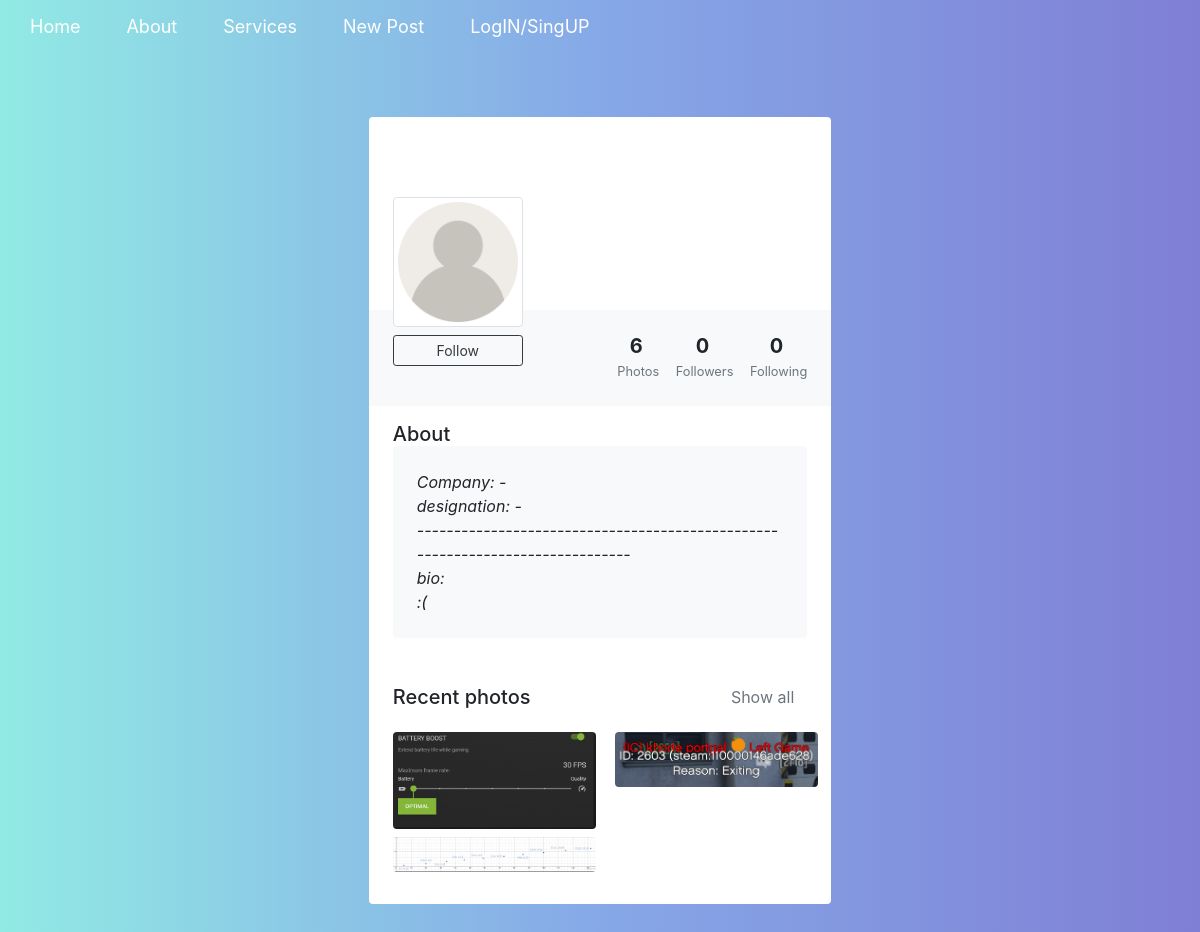
/profile/pedramazini, run on an earlier commit of the app's database.
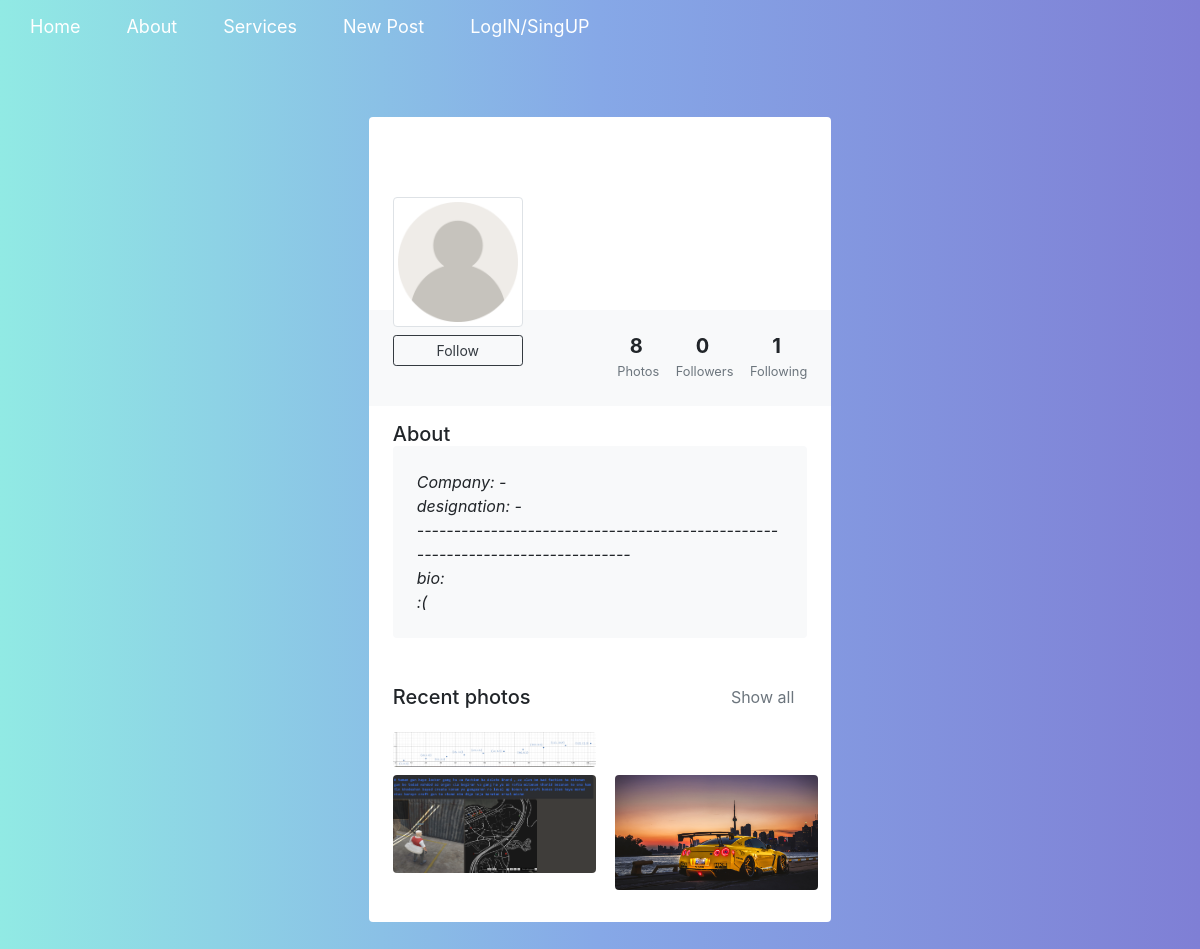
And on a later commit of the database.
### accounts/models.py (models this page shows, shortened)
class User_profile(models.Model):
    user = models.OneToOneField(User, on_delete=models.CASCADE)
    user_img = models.ImageField(upload_to='profile_img', blank=True, null=True, default="profile_img/user_default2.png")
    user_phone_num = models.IntegerField(blank=True, null=True)
    user_company = models.CharField(max_length=100, default="", blank=True, null=True)
    user_designation = models.CharField(max_length=100, default="", blank=True, null=True)
    user_location = models.CharField(max_length=100, default="", blank=True, null=True)
    bio = models.CharField(max_length=100, default="", blank=True, null=True)
    born = models.DateField(blank=True, null=True)
    following = models.ManyToManyField("self", blank=True, related_name="followers", symmetrical=False)

### post/models.py (models this page shows, shortened)
class Post(models.Model):
    post_img = models.ImageField(upload_to='post_img', default='post_img/post_default.png')
    tags =  models.TextField(blank=True, null=True)
    title = models.CharField(max_length=255, default='')
    body = models.TextField()
    user = models.ForeignKey(User, on_delete=models.CASCADE)
    date = models.DateTimeField(auto_now_add=True)
    like = models.ManyToManyField(User, blank=True, related_name="likes", symmetrical=False)

### accounts/views.py (the view)
# urls.py: path('profile/<str:username>', views.profile_detail, name='profile_detail'),
def profile_detail(request, username):
    user = get_object_or_404(User_profile, user__username = username)
    post = User.objects.get(username = username).post_set.filter().order_by('-id')[:4][::-1]
    return render(request, 'accounts/profile_far_view.html', {'profile' : user , 'post' : post})

### accounts/templates/accounts/profile_far_view.html (shortened to what the changed rows need)
{% extends 'base.html' %}
{% load static %}
{% block style %}
{% static 'Profile\css\profile_far_viee.css' %}
{% endblock style %}
{% block head %}
<link href="https://maxcdn.bootstrapcdn.com/bootstrap/4.0.0/css/bootstrap.min.css" rel="stylesheet">
{% endblock head %}
{% block body %}
<body classname="snippet-body">
    <div class="row py-5 px-4">
        <div class="col-md-5 mx-auto">
            <div class="bg-white shadow rounded overflow-hidden">
                <div class="px-4 pt-0 pb-4 cover">
                    <div class="media align-items-end profile-head">
                        <div class="profile mr-3"><img src="{{ profile.user.user_profile.user_img.url }}" alt="..."
                                width="130" class="rounded mb-2 img-thumbnail">
                            {% if request.user.username %}
                            {% if request.user.username == profile.user.username %}
                            <a href="#" class="btn btn-outline-dark btn-sm btn-block">Edit profile</a>
                        </div>
                        {% else %}
                        {% if request.user.user_profile in profile.following.all %}
                        <a href="{% url 'followToggle' author=profile.user.username %}"
                            class="btn btn-outline-dark btn-sm btn-block">Unfollow</a>
                    </div>
                    {% else %}
                    <a href="{% url 'followToggle' author=profile.user.username %}"
                        class="btn btn-outline-dark btn-sm btn-block">Follow</a>
                </div>
                {% endif %}
                {% endif %}
                {% else %}
                <a href="{% url 'enter_acc' %}" class="btn btn-outline-dark btn-sm btn-block">Follow</a>
            </div>
            {% endif %}
        </div>
    </div>
    <div class="bg-light p-4 d-flex justify-content-end text-center">
        <ul class="list-inline mb-0">
            <li class="list-inline-item">
                <h5 class="font-weight-bold mb-0 d-block">{{ profile.user.post_set.count }}</h5><small
                    class="text-muted"> Photos</small>
            </li>
            <li class="list-inline-item">
                <h5 class="font-weight-bold mb-0 d-block">{{ profile.following.count }}</h5><small class="text-muted">
                    Followers</small>
            </li>
            <li class="list-inline-item">
                <h5 class="font-weight-bold mb-0 d-block">{{ profile.followers.count }}</h5><small class="text-muted">
                    Following</small>
            </li>
        </ul>
    </div>
    <div class="px-4 py-3">
        <div class="p-4 rounded shadow-sm bg-light">
            <p class="font-italic mb-0">Company: {{ profile.user.user_profile.user_company}}</p>
            <p class="font-italic mb-0">designation: {{ profile.user.user_profile.user_designation}}</p>
            <p class="font-italic mb-0">------------------------------------------------------------------------------
            </p>
            <p class="font-italic mb-0">bio:</p>
            <p class="font-italic mb-0">{{ profile.user.user_profile.bio}}</p>
        </div>
    </div>
    <div class="py-4 px-4">
        <div class="row">
            {% for p in post %}
            <div class="col-lg-6 mb-2 pr-lg-1"><a href="{% url 'post' pk=p.id %}"><img
                        src="{{ p.post_img.url }}"
                        alt="#" class="img-fluid rounded shadow-sm"></a></div>
            {% endfor %}
        </div>
    </div>
    </div>
    </div>
    </div>
</body>
{% endblock body %}

What changed in the data, as far as the page shows it:
no longer on this page (row unchanged): Post: post_img (picture)
no longer on this page (row unchanged): Post: post_img (picture)
computed for User_profile: user.post_set.count "6" → "8"; followers.count "0" → "1"
added Post: post_img (picture)
added Post: post_img (picture)
